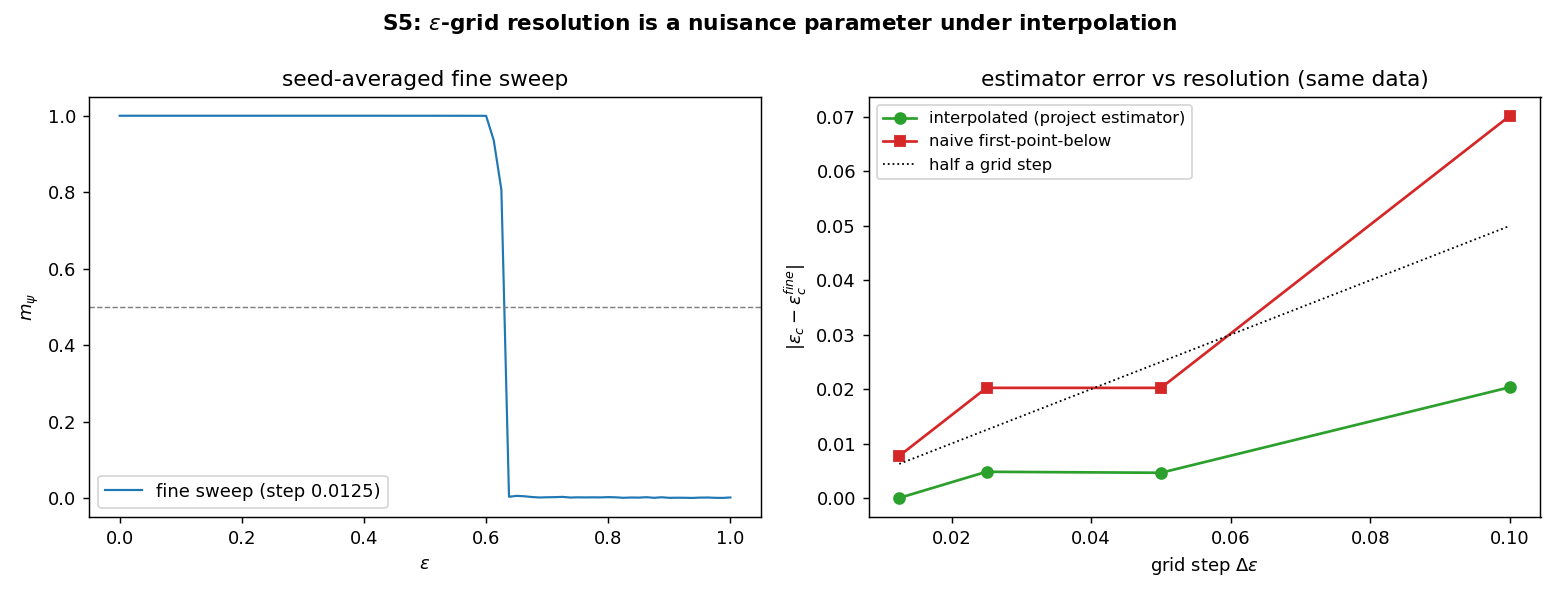

Write the Python code that produced this figure.
"""
S5 (report Sec. 4): eps-grid resolution and the eps_c estimator.

One fine sweep (step 0.0125, seed-averaged) is subsampled to coarser grids so
every resolution sees identical data and only the estimator's grid changes.
Hypothesis (sensitivity/HYPOTHESES.md): the interpolated estimator keeps the
eps_c shift well below half a step even at step 0.10; the naive
first-point-below estimator is biased by up to a full step.
"""

import os, sys
import numpy as np
import matplotlib.pyplot as plt

sys.path.insert(0, os.path.join(os.path.dirname(__file__), ".."))
from common.graphs import build_graph, write_edgelist
from common.observables import eps_crossing
from common.io import save_table
from common import runner

HERE = os.path.dirname(os.path.abspath(__file__))
EPS = np.linspace(0, 1, 81)              # step 0.0125
STRIDES = [1, 2, 4, 8]                   # -> steps 0.0125, 0.025, 0.05, 0.10
SEEDS = [1, 2, 3, 4]
N, K = 500, 20


def naive(e, m, thr=0.5):
    """The old convention: first grid point with m < thr."""
    below = np.where(np.asarray(m) < thr)[0]
    return float(e[below[0]]) if len(below) else float(e[-1])


def main():
    runner.ensure_engine()
    els = {s: write_edgelist(build_graph("ER", N, K, seed=s),
                             os.path.join(HERE, f"_gg_{s}.edgelist"))
           for s in SEEDS}
    res = runner.run_many([dict(edgelist=els[s], eps=float(e), seed=s)
                           for e in EPS for s in SEEDS])
    m = np.array([r["m_psi"] for r in res]).reshape(len(EPS), len(SEEDS)).mean(axis=1)
    for el in els.values():
        os.remove(el)

    steps, interp, naiv = [], [], []
    for st in STRIDES:
        e_sub, m_sub = EPS[::st], m[::st]
        steps.append(EPS[st] - EPS[0])
        interp.append(eps_crossing(e_sub, m_sub))
        naiv.append(naive(e_sub, m_sub))
    save_table(os.path.join(HERE, "sens_grid.csv"),
               {"step": steps, "eps_c_interp": interp, "eps_c_naive": naiv})
    save_table(os.path.join(HERE, "sens_grid_curves.csv"), {"epsilon": EPS, "m": m})

    ref = interp[0]
    for st, i, nv in zip(steps, interp, naiv):
        print(f"step={st:.4f}: interp={i:.4f} (shift {i-ref:+.4f})  "
              f"naive={nv:.4f} (shift {nv-ref:+.4f})")

    fig, axes = plt.subplots(1, 2, figsize=(12, 4.6))
    axes[0].plot(EPS, m, "-", color="tab:blue", lw=1.2, label="fine sweep (step 0.0125)")
    axes[0].axhline(0.5, color="gray", ls="--", lw=0.8)
    axes[0].set_xlabel(r"$\varepsilon$"); axes[0].set_ylabel(r"$m_\psi$")
    axes[0].set_title("seed-averaged fine sweep"); axes[0].legend()
    axes[1].plot(steps, np.abs(np.array(interp) - ref), "o-", color="tab:green",
                 label="interpolated (project estimator)")
    axes[1].plot(steps, np.abs(np.array(naiv) - ref), "s-", color="tab:red",
                 label="naive first-point-below")
    axes[1].plot(steps, np.array(steps) / 2, "k:", lw=1, label="half a grid step")
    axes[1].set_xlabel(r"grid step $\Delta\varepsilon$")
    axes[1].set_ylabel(r"$|\varepsilon_c - \varepsilon_c^{fine}|$")
    axes[1].set_title("estimator error vs resolution (same data)")
    axes[1].legend(fontsize=9)
    fig.suptitle("S5: $\\varepsilon$-grid resolution is a nuisance parameter "
                 "under interpolation", fontweight="bold")
    fig.tight_layout()
    fig.savefig(os.path.join(HERE, "sens_grid.png"), dpi=130)
    print("Saved sens_grid.png")


if __name__ == "__main__":
    main()
